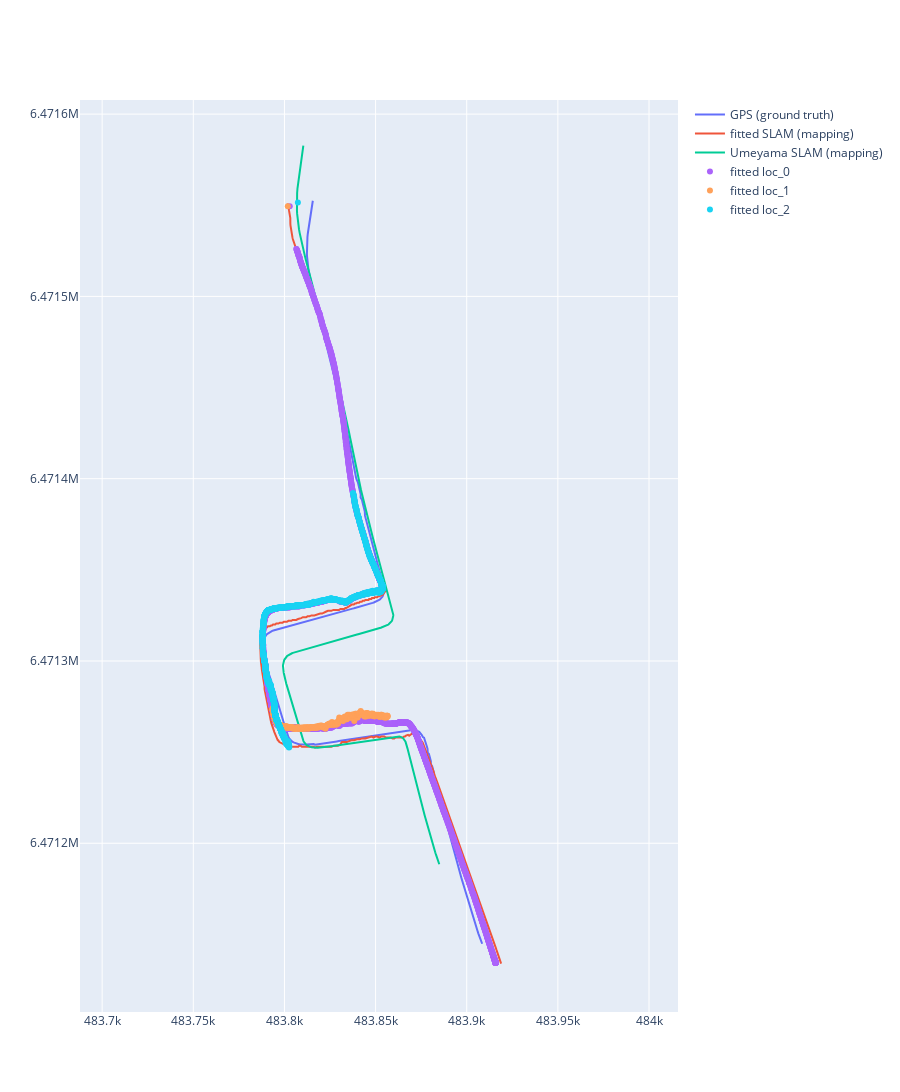

Write notebook code for a chart like this one.
### Code cell
fig_2d = processor.create_2d_plot()
fig_2d.show()

### Figure 1 — Plotly figure (JSON) as saved in the notebook; plotly's stock layout.template omitted (floating-point values rounded to 4 significant figures; data arrays with more than 128 entries replaced by an {"elided": "..."} marker saying what was removed)
{"data": [{"marker": {"color": "#636EFA"}, "mode": "lines", "name": "GPS (ground truth)", "type": "scatter", "x": {"elided": "535 float values"}, "y": {"elided": "535 float values"}}, {"marker": {"color": "#EF553B"}, "mode": "lines", "name": "fitted SLAM (mapping)", "type": "scatter", "x": {"elided": "535 float values"}, "y": {"elided": "535 float values"}}, {"marker": {"color": "#00CC96"}, "mode": "lines", "name": "Umeyama SLAM (mapping)", "type": "scatter", "x": {"elided": "535 float values"}, "y": {"elided": "535 float values"}}, {"marker": {"color": "#AB63FA"}, "mode": "markers", "name": "fitted loc_0", "type": "scatter", "x": {"elided": "2938 float values"}, "y": {"elided": "2938 float values"}}, {"marker": {"color": "#FFA15A"}, "mode": "markers", "name": "fitted loc_1", "type": "scatter", "x": {"elided": "562 float values"}, "y": {"elided": "562 float values"}}, {"marker": {"color": "#19D3F3"}, "mode": "markers", "name": "fitted loc_2", "type": "scatter", "x": {"elided": "1441 float values"}, "y": {"elided": "1441 float values"}}], "layout": {"height": 1200, "title": {}, "yaxis": {"scaleanchor": "x", "scaleratio": 1}}}
